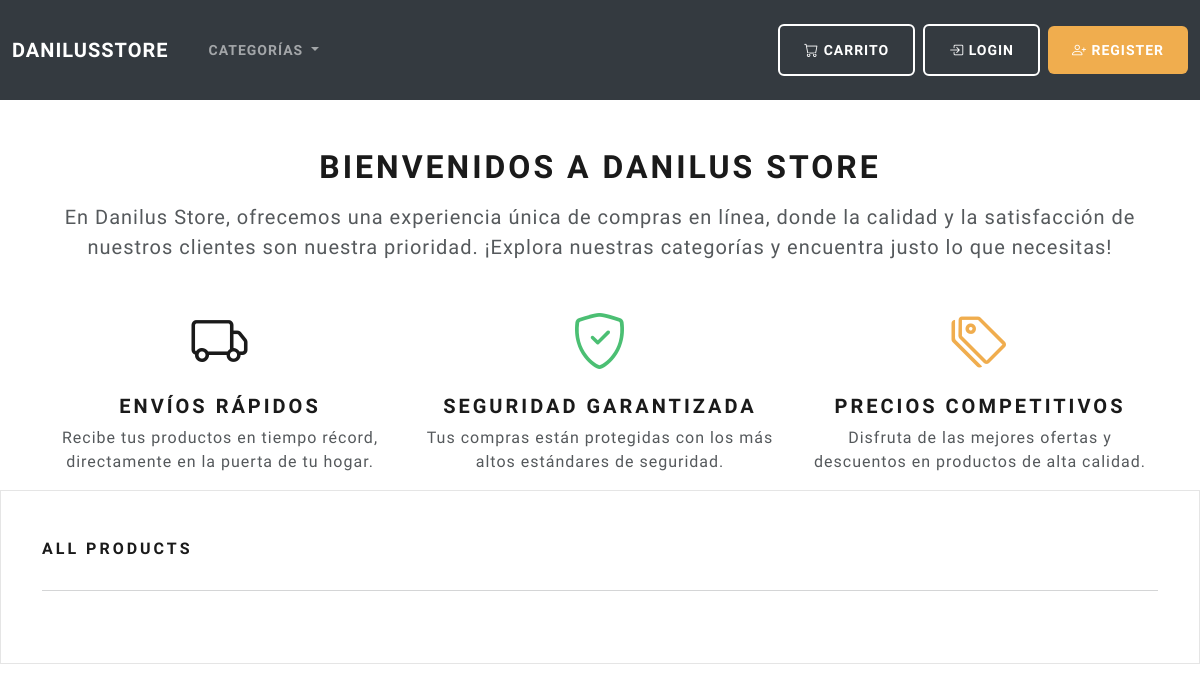
Before: / with the older database file.
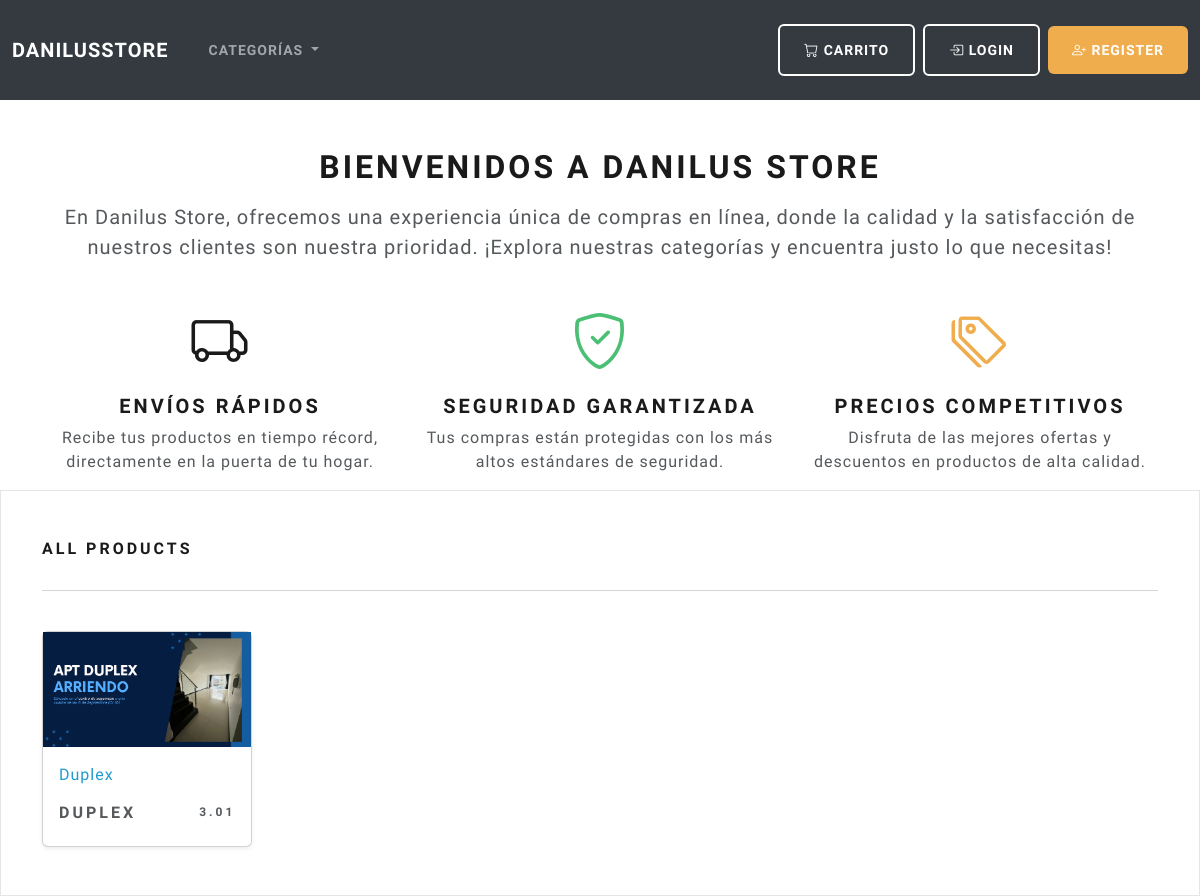
After: the same page with the newer database file.
### store/models.py (models this page shows, shortened)
class Product(models.Model):
    category = models.ForeignKey(Category, related_name='products', on_delete=models.CASCADE,null=True)
    title=models.CharField(max_length=250)
    brand=models.CharField(max_length=250,default='un-branded')
    description=models.TextField(max_length=250,blank=True)
    slug=models.SlugField(max_length=250)
    price=models.DecimalField(max_digits=4,decimal_places=2)
    image=models.ImageField(upload_to='images/')
    class Meta:
        verbose_name_plural='products'

### store/views.py (the view)
# urls.py: path('',include('store.urls')),
def store(request):
    all_products=Product.objects.all()
    context={'all_products':all_products}
    return render(request,'store/store.html',context=context)

### store/views.py (called while the page is built)
def categories(request):
    all_categories=Category.objects.all()
    return {'all_categories':all_categories}

### store/templates/store/store.html
{% extends "./base.html" %}
{% block content %}
<div class="container mt-5">
    <div class="text-center">
        <h1>Bienvenidos a Danilus Store</h1>
        <p class="lead mt-3">
            En Danilus Store, ofrecemos una experiencia única de compras en línea, donde la calidad y la satisfacción de nuestros clientes son nuestra prioridad. ¡Explora nuestras categorías y encuentra justo lo que necesitas!
        </p>
    </div>
    <div class="row mt-5">
        <div class="col-md-4 text-center">
            <i class="bi bi-truck display-4 text-primary"></i>
            <h4 class="mt-3">Envíos Rápidos</h4>
            <p>Recibe tus productos en tiempo récord, directamente en la puerta de tu hogar.</p>
        </div>
        <div class="col-md-4 text-center">
            <i class="bi bi-shield-check display-4 text-success"></i>
            <h4 class="mt-3">Seguridad Garantizada</h4>
            <p>Tus compras están protegidas con los más altos estándares de seguridad.</p>
        </div>
        <div class="col-md-4 text-center">
            <i class="bi bi-tags display-4 text-warning"></i>
            <h4 class="mt-3">Precios Competitivos</h4>
            <p>Disfruta de las mejores ofertas y descuentos en productos de alta calidad.</p>
        </div>
    </div>
</div>
<div class="album py-5 bg-light">
    <div class="container">
      <div class="pb-3 h5"> All products </div>
      <hr>
      <br>
      <div class="row row-cols-1 row-cols-sm-2 row-cols-md-5 g-3">
{%for product in all_products %}
<div class="col">
    <div class="card shadow-sm">
      <img class="img-fluid" alt="Responsive image" src="{{product.image.url}}">
      <div class="card-body">
        <p class="card-text">
          <a class="text-info text-decoration-none" href="">{{product.title}}</a>
        </p>
        <div class="d-flex justify-content-between align-items-center">
          <h5>{{product.title}} </h5>
          <h6>{{product.price}}</h6>
        </div>
      </div>
    </div>
  </div>
{%endfor%}
      </div>
    </div>
  </div>
{% endblock %}

### store/templates/store/base.html (shortened to what this page needs)
{% load static %}
<!DOCTYPE html>
<html lang="en">
<head>
    <link href="https://cdn.jsdelivr.net/npm/bootstrap@5.3.1/dist/css/bootstrap.min.css" rel="stylesheet">
    <link href="https://cdn.jsdelivr.net/npm/bootswatch@5.3.1/dist/lux/bootstrap.min.css" rel="stylesheet">
    <link href="https://cdn.jsdelivr.net/npm/bootstrap-icons/font/bootstrap-icons.css" rel="stylesheet">
</head>
<body>
    <nav class="navbar navbar-expand-lg navbar-dark bg-dark">
        <div class="container-fluid">
            <a class="navbar-brand" href="/">DanilusStore</a>
            <div class="collapse navbar-collapse" id="navbarNav">
                <ul class="navbar-nav me-auto">
                    <li class="nav-item dropdown">
                        <a class="nav-link dropdown-toggle" href="#" id="categoriesDropdown" role="button" data-bs-toggle="dropdown" aria-expanded="false">
                            Categorías
                        </a>
                    </li>
                </ul>
                <a href="/carrito/" class="btn btn-outline-light me-2">
                    <i class="bi bi-cart"></i> Carrito
                </a>
                <a href="/login/" class="btn btn-outline-light me-2">
                    <i class="bi bi-box-arrow-in-right"></i> Login
                </a>
                <a href="/register/" class="btn btn-warning">
                    <i class="bi bi-person-plus"></i> Register
                </a>
            </div>
        </div>
    </nav>
{% block content %}
{% endblock %}
</body>
</html>

Changed rows visible on the page:
added Product: image (picture), title "Duplex", title "DUPLEX", price "3.01"
